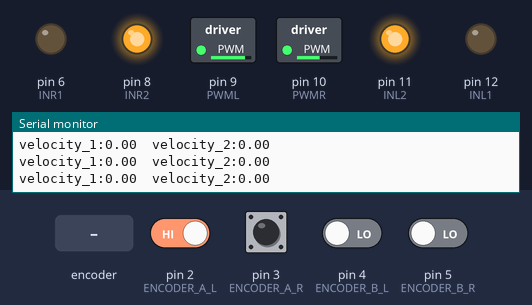
This sketch was run on a simulated Arduino Uno, built with avr-gcc and run on an emulated ATmega328P. On the bench: switched loads named in the sketch (green lamp = pin HIGH), output pins drawn as LEDs (lit = HIGH), the last lines printed to the serial monitor. The test bench sets the inputs (shaded band); at power-on: pin 2 (ENCODER_A_L), pin 3 (ENCODER_A_R) HIGH, pin 4 (ENCODER_B_L), pin 5 (ENCODER_B_R) LOW.

Above: at 0.15 s.
At 1.2 s:
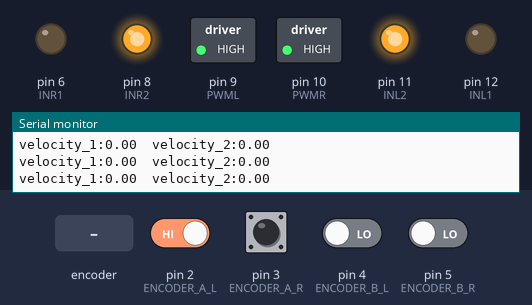
1.3 s: rotary encoder on pin 2 (ENCODER_A_L) / pin 4 (ENCODER_B_L) turned 2 steps (second pin leading)
4.7 s: pin 3 (ENCODER_A_R) driven LOW
7.7 s: rotary encoder on pin 2 (ENCODER_A_L) / pin 4 (ENCODER_B_L) turned 2 steps (second pin leading)
11.1 s: pin 3 (ENCODER_A_R) pulsed HIGH 2 times (0.12 s each, 0.3 s apart)
14.7 s: pin 3 (ENCODER_A_R) pulsed HIGH 5 times (0.12 s each, 0.3 s apart)
Timing chart, 0 to 17.7 s (numbered marks = the images above; inputs shaded):
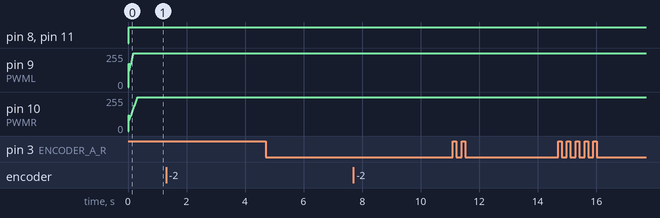

The sketch:

motor_2.ino
```cpp
#include <MsTimer2.h>
#define ENCODER_A_L 2 //电机 1 的编码器 A 项接 Arduino 的 2 中断口，用于编码器计数
#define ENCODER_B_L 4
#define ENCODER_A_R 3 //电机 2 的编码器 A 项接 Arduino 的 3 中断口，用于编码器计数
#define ENCODER_B_R 5
#define PWML 9 //用于电机 1 的 PWM 输出，调节电机速度
#define INL1 12 //11 和 12 引脚用于电机 1 的转动方向控制
#define INL2 11
#define PWMR 10 //用于电机 2 的 PWM 输出，调节电机速度
#define INR1 6 //6 和 8 引脚用于电机 2 的转动方向控制
#define INR2 8
#define PERIOD 20
volatile float TARGET_L = 15; //定义电机 1 的目标速度值
volatile float TARGET_R = 10; //定义电机 2 的目标速度值
volatile float encoderVal_L; //在中断里面使用的全局变量需要定义成 volatile 类型
volatile float encoderVal_R;
volatile float velocity_L;
volatile float velocity_R;
volatile float uL=0;
volatile float uR=0;
volatile float LeI; //电机 1 当前时刻的误差 e(k)
volatile float LeII; //上一时刻的误差 e(k-1)
volatile float LeIII; //上上时刻的误差 e(k-2)
volatile int Loutput;
volatile float ReI; //电机 2 当前时刻的误差 e(k)
volatile float ReII; //上一时刻的误差 e(k-1)
volatile float ReIII; //上上时刻的误差 e(k-2)
volatile int Routput;
//获取电机 1 的编码器值
void getEncoder_L(void){
 if(digitalRead(ENCODER_A_L) == LOW){
 if (digitalRead(ENCODER_B_L) == LOW){
 encoderVal_L--;
 }
 else{
 encoderVal_L++;
 }
 }
 else{
 if (digitalRead(ENCODER_B_L) == LOW){
 encoderVal_L++;
 }
 else{
 encoderVal_L--;
 }
 }
}
//获取电机 2 的编码器值
void getEncoder_R(void){
 if(digitalRead(ENCODER_A_R) == LOW){
 if (digitalRead(ENCODER_B_R) == LOW){
 encoderVal_R--;
 }
 else{
 encoderVal_R++;
 }
 }
 else{
 if (digitalRead(ENCODER_B_R) == LOW){
 encoderVal_R++;
 }
 else{
 encoderVal_R--;
 }
 }
}
//电机 1 的 PID 算法
int pidcontrol_L(float target,float current)
{
 LeI = target - current;
 float kp = 6, TI =100 , TD =15,T = PERIOD;
 float q0 = kp * (1+T/TI + TD/T);
 float q1 = -kp * (1+2*TD/T);
 float q2 = kp * TD / T;
 uL = uL + q0 * LeI + q1 * LeII + q2 * LeIII;
 LeIII = LeII;
 LeII = LeI;
 if (uL > 255){
 uL = 255;
 }
 else if (uL <= -255){
 uL = -255;
 }
 Loutput = uL;
 return (int)Loutput;
}
//电机 2 的 PID 算法
int pidcontrol_R(float target,float current)
{
 ReI = target - current;
 float kp = 6, TI =100 , TD =15,T = PERIOD;
 float q0 = kp * (1+T/TI + TD/T);
 float q1 = -kp * (1+2*TD/T);
 float q2 = kp * TD / T;
 uR = uR + q0 * ReI + q1 * ReII + q2 * ReIII;
 ReIII = ReII;
 ReII = ReI;
 if (uR > 255){
 uR = 255;
 }
 else if (uR <= -255){
 uR = -255;
 }
 Routput = uR;
 return (int)Routput;
}
//电机 1 速度和方向控制
void control_L()
{
 velocity_L = (encoderVal_L/780) * 3.1415 * 2.0 * (1000/PERIOD); //计算轮子转动速度（弧
//度制的速度，2πRn）
 Loutput = pidcontrol_L(TARGET_L,velocity_L);
 if (Loutput > 0){
 digitalWrite(INL1,LOW);
 digitalWrite(INL2,HIGH);
 analogWrite(PWML,Loutput);
 }
 else {
 digitalWrite(INL1,HIGH);
 digitalWrite(INL2,LOW);
 analogWrite(PWML,abs(Loutput));
 }
 encoderVal_L = 0;

}
//电机 2 速度和方向控制
void control_R()
{
 velocity_R = (encoderVal_R/780) * 3.1415 * 2.0 * (1000/PERIOD); //计算轮子转动速度（弧
//度制的速度 2πRn）
 Routput = pidcontrol_R(TARGET_R,velocity_R);
 if (Routput > 0){
 digitalWrite(INR1,LOW);
 digitalWrite(INR2,HIGH);
 analogWrite(PWMR,Routput);
 }
 else {
 digitalWrite(INR1,HIGH);
 digitalWrite(INR2,LOW);
 analogWrite(PWMR,abs(Routput));
 }
 encoderVal_R = 0;

}
//封装函数
void control(void)
{
 control_L();
 control_R();
}
// put your setup code here, to run once
void setup() {
 TCCR1B = TCCR1B & B11111000 | B00000001; //PWM 频率调节，设置 9、10 引脚的 PWM 输
// 出频率为 31372Hz，适合于我们使用的电机
 pinMode(PWML,OUTPUT);
 pinMode(INL2,OUTPUT);
 pinMode(INL1,OUTPUT);
 pinMode(PWMR,OUTPUT);
 pinMode(INR2,OUTPUT);
 pinMode(INR1,OUTPUT);

 pinMode(ENCODER_A_L,INPUT);
 pinMode(ENCODER_B_L,INPUT);

 pinMode(ENCODER_A_R,INPUT);
 pinMode(ENCODER_B_R,INPUT);

 attachInterrupt(0,getEncoder_L,CHANGE); //中断 0 设置，对应 2 引脚
 attachInterrupt(1,getEncoder_R,CHANGE); //中断 1 设置，对应 3 引脚
 Serial.begin(9600);
 MsTimer2::set(PERIOD,control); //设定每隔 PERIOD 时间，执行一次 control
 MsTimer2::start(); //开始时间
}
// put your main code here, to run repeatedly
void loop() {
//可以在串口监视器中显示两条线
 Serial.print("velocity_1:");
 Serial.print(velocity_L);
 Serial.print("\t");
  Serial.print("velocity_2:");
 Serial.print(velocity_R);
 Serial.print("\t\n");

//Serial.print("ENCODER_R:");
 //Serial.print(encoderVal_R);
 //Serial.print("\n");
 //Serial.print("ReI:");
 //Serial.print(ReI);
 // Serial.print("\n");
 // Serial.print("ROUTPUT:");
 //Serial.print(Routput);
 //Serial.print("\n");

 //Serial.print("velocity_R:");
 //Serial.print(velocity_R);
 //Serial.print("\r\n");
}
```
